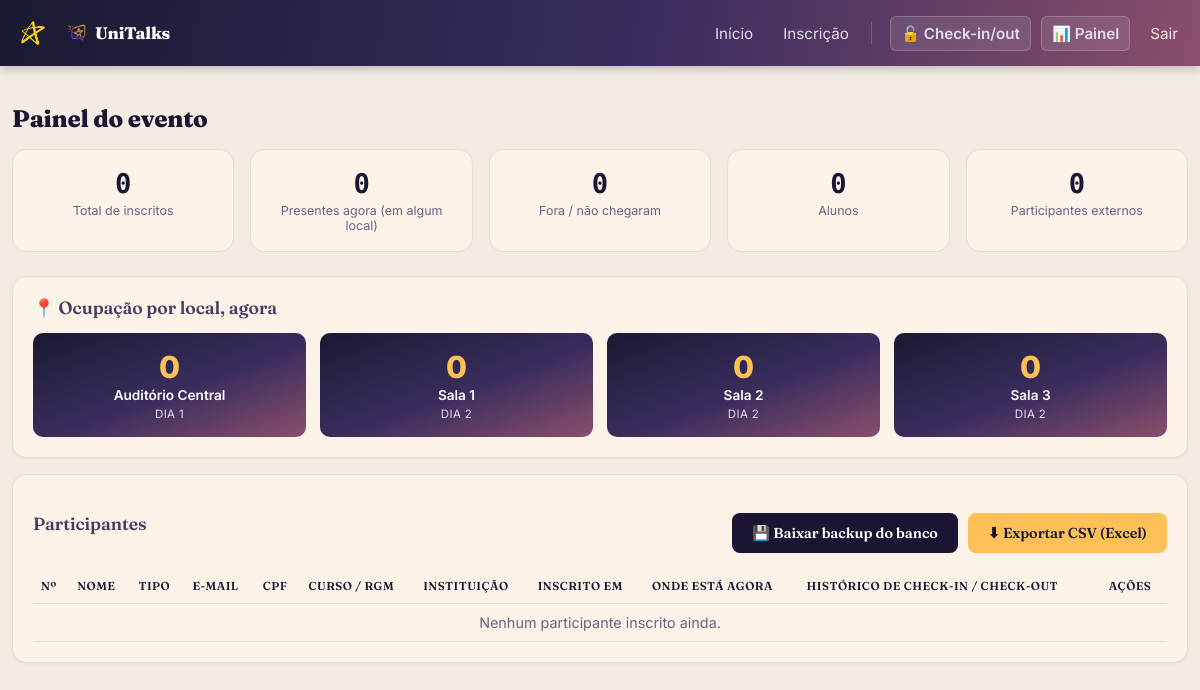
The app's page /painel (signed in), older data.
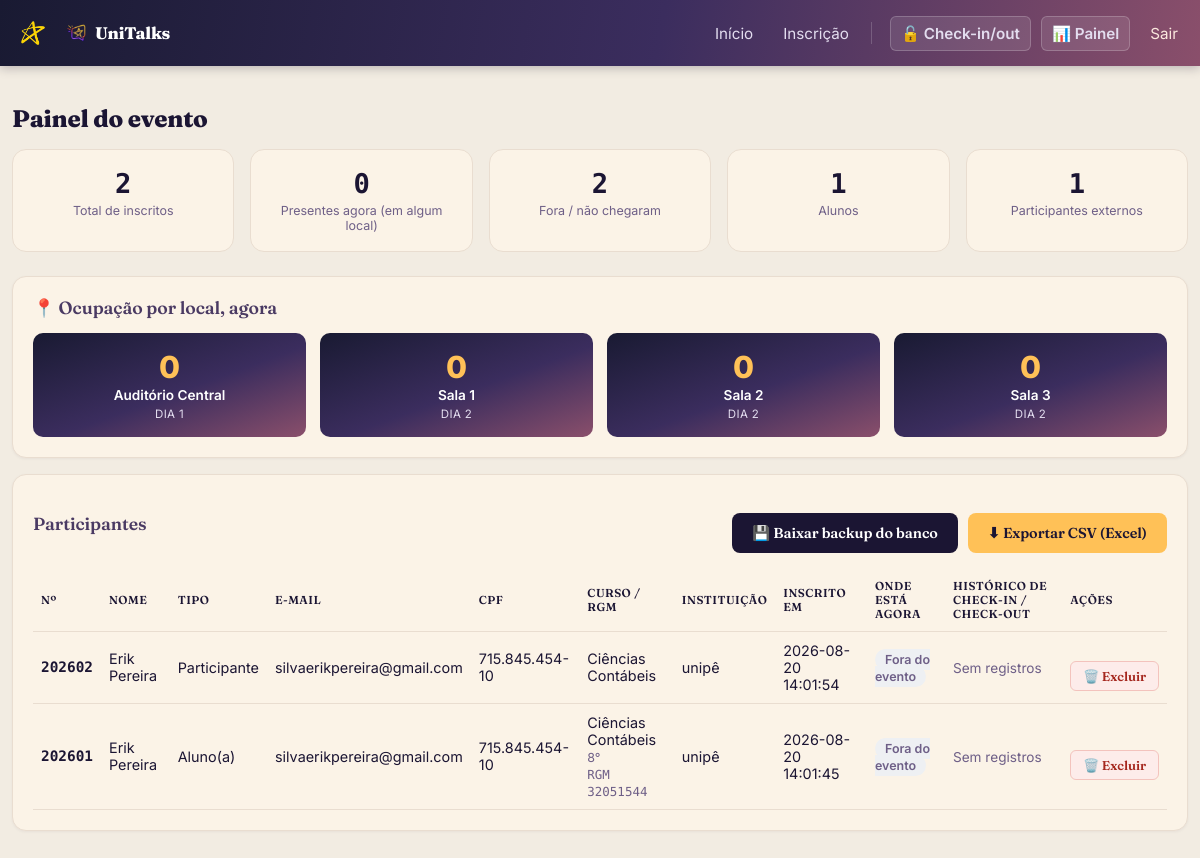
The same page, newer data.
### tables this page shows
CREATE TABLE participantes (
            id INTEGER PRIMARY KEY AUTOINCREMENT,
            nome TEXT NOT NULL,
            tipo TEXT,
            email TEXT,
            formacao TEXT,
            instituicao TEXT,
            cpf TEXT,
            empresa TEXT,
            numero_inscricao INTEGER UNIQUE,
            token TEXT UNIQUE NOT NULL,
            criado_em TEXT NOT NULL
        , curso TEXT, periodo TEXT, rgm TEXT);

### app.py (the view)
@app.route("/painel")
@admin_required
def painel():
    db = get_db()
    participantes = db.execute(
        "SELECT * FROM participantes ORDER BY criado_em DESC"
    ).fetchall()
    lista = []
    dentro_agora = 0
    presentes_por_local = {chave: 0 for chave in LOCAIS}
    for p in participantes:
        eventos = db.execute(
            "SELECT tipo, horario, local FROM eventos_acesso WHERE participante_id = ? "
            "ORDER BY horario ASC",
            (p["id"],),
        ).fetchall()
        visitas = montar_visitas(eventos)
        visita_aberta = next((v for v in reversed(visitas) if v["em_andamento"]), None)
        if visita_aberta:
            dentro_agora += 1
            if visita_aberta["local"] in presentes_por_local:
                presentes_por_local[visita_aberta["local"]] += 1
        ultima_entrada = visitas[-1]["entrada"] if visitas else None
        ultima_saida = next((v["saida"] for v in reversed(visitas) if v["saida"]), None)
        lista.append(
            {
                "p": p,
                "visitas": visitas,
                "local_atual": visita_aberta["local_label"] if visita_aberta else None,
                "ultima_entrada": ultima_entrada,
                "ultima_saida": ultima_saida,
            }
        )
    total = len(participantes)
    total_alunos = sum(1 for p in participantes if p["tipo"] == "aluno")
    total_participantes = sum(1 for p in participantes if p["tipo"] == "participante")
    return render_template(
        "painel.html",
        lista=lista,
        total=total,
        dentro_agora=dentro_agora,
        presentes_por_local=presentes_por_local,
        locais=LOCAIS,
        total_alunos=total_alunos,
        total_participantes=total_participantes,
    )

### app.py (called while the page is built, shortened)
@app.context_processor
def util_static_versionado():
    def static_v(filename):
        caminho = os.path.join(app.static_folder, filename)
        try:
            versao = int(os.path.getmtime(caminho))
        except OSError:
            versao = 0
        return url_for("static", filename=filename, v=versao)
    return {"static_v": static_v}

def admin_required(f):
    @wraps(f)
    def decorada(*args, **kwargs):
        if not session.get("autenticado"):
            if request.path.startswith("/api/"):
                return jsonify({"ok": False, "mensagem": "Sessão expirada. Faça login novamente."}), 401
            return redirect(url_for("login", proximo=request.path))
        if session.get("nivel") != "admin":
            flash("Essa área é restrita ao administrador.", "erro")
            return redirect(url_for("scanner"))
        return f(*args, **kwargs)
    return decorada

def get_db():
    if "db" not in g:
        g.db = sqlite3.connect(DB_PATH, timeout=10)
        g.db.row_factory = sqlite3.Row
        g.db.execute("PRAGMA foreign_keys = ON")
        g.db.execute("PRAGMA journal_mode = WAL")
        g.db.execute("PRAGMA busy_timeout = 10000")
    return g.db

def montar_visitas(eventos):
    por_local = {}
    for ev in eventos:
        chave = ev["local"] or "outro"
        por_local.setdefault(chave, []).append(ev)
    visitas = []
    for v in visitas:
        v["local_label"] = LOCAIS.get(v["local"], {}).get("label", "Não informado")
        v["duracao"] = formatar_duracao(v["entrada"], v["saida"])
    visitas.sort(key=lambda v: v["entrada"])
    return visitas

### templates/painel.html (shortened to what this page needs)
{% extends "base.html" %}
{% block content %}
<h1>Painel do evento</h1>
<div class="kpis">
  <div class="kpi">
    <div class="num">{{ total }}</div>
    <div class="label">Total de inscritos</div>
  </div>
  <div class="kpi">
    <div class="num">{{ dentro_agora }}</div>
    <div class="label">Presentes agora (em algum local)</div>
  </div>
  <div class="kpi">
    <div class="num">{{ total - dentro_agora }}</div>
    <div class="label">Fora / não chegaram</div>
  </div>
  <div class="kpi">
    <div class="num">{{ total_alunos }}</div>
    <div class="label">Alunos</div>
  </div>
  <div class="kpi">
    <div class="num">{{ total_participantes }}</div>
    <div class="label">Participantes externos</div>
  </div>
</div>
<div class="card">
  <h2 style="margin-top:0;">📍 Ocupação por local, agora</h2>
  <div class="ocupacao-grid">
    {% for chave, info in locais.items() %}
      <div class="ocupacao-item">
        <div class="ocupacao-num">{{ presentes_por_local.get(chave, 0) }}</div>
        <div class="ocupacao-label">{{ info.label }}</div>
        <div class="ocupacao-dia">Dia {{ info.dia }}</div>
      </div>
    {% endfor %}
  </div>
</div>
<div class="card">
  <div style="display:flex; justify-content:space-between; align-items:center; flex-wrap:wrap; gap:10px;">
    <h2 style="margin:0;">Participantes</h2>
    <div style="display:flex; gap:10px; flex-wrap:wrap;">
      <a class="btn navy" href="{{ url_for('admin_backup') }}">💾 Baixar backup do banco</a>
      <a class="btn orange" href="{{ url_for('exportar') }}">⬇ Exportar CSV (Excel)</a>
    </div>
  </div>
  <div class="tabela-scroll">
  <table style="margin-top:16px;">
    <thead>
      <tr>
        <th>Nº</th>
        <th>Nome</th>
        <th>Tipo</th>
        <th>E-mail</th>
        <th>CPF</th>
        <th>Curso / RGM</th>
        <th>Instituição</th>
        <th>Inscrito em</th>
        <th>Onde está agora</th>
        <th>Histórico de check-in / check-out</th>
        <th>Ações</th>
      </tr>
    </thead>
    <tbody>
      {% for item in lista %}
        {% set p = item.p %}
        <tr>
          <td style="font-family: var(--fonte-mono); font-weight: 700;">{{ p['numero_inscricao'] or '-' }}</td>
          <td>{{ p['nome'] }}</td>
          <td>{{ 'Aluno(a)' if p['tipo'] == 'aluno' else ('Participante' if p['tipo'] == 'participante' else '-') }}</td>
          <td>{{ p['email'] or '-' }}</td>
          <td>{{ p['cpf'] or '-' }}</td>
          <td>
            {% if p['tipo'] == 'aluno' %}
              {{ p['curso'] or '-' }}
              {% if p['periodo'] %}<br><span style="color:var(--muted); font-size:0.78rem;">{{ p['periodo'] }}</span>{% endif %}
              {% if p['rgm'] %}<br><span style="color:var(--muted); font-size:0.78rem; font-family:var(--fonte-mono);">RGM {{ p['rgm'] }}</span>{% endif %}
            {% else %}
              {{ p['formacao'] or '-' }}
            {% endif %}
          </td>
          <td>{{ p['instituicao'] or '-' }}</td>
          <td>{{ p['criado_em'].replace('T', ' ') if p['criado_em'] else '-' }}</td>
          <td>
            {% if item.local_atual %}
              <span class="badge badge-entrada">Em {{ item.local_atual }}</span>
            {% else %}
              <span class="badge badge-none">Fora do evento</span>
            {% endif %}
          </td>
          <td>
            {% if item.visitas %}
              <details>
                <summary style="cursor:pointer; color:var(--navy); font-weight:600; font-size:0.85rem;">
                  {{ item.visitas|length }} visita(s) — ver detalhes
                </summary>
                <table class="tabela-visitas">
                  <thead>
                    <tr>
                      <th>Local</th>
                      <th>Entrada</th>
                      <th>Saída</th>
                      <th>Estadia</th>
                    </tr>
                  </thead>
                  <tbody>
                    {% for v in item.visitas %}
                      <tr>
                        <td>{{ v.local_label }}</td>
                        <td>{{ v.entrada.replace('T', ' ') }}</td>
                        <td>
                          {% if v.saida %}
                            {{ v.saida.replace('T', ' ') }}
                          {% else %}
                            <span class="badge badge-entrada">Ainda dentro</span>
                          {% endif %}
                        </td>
                        <td>{{ v.duracao }}</td>
                      </tr>
                    {% endfor %}
                  </tbody>
                </table>
              </details>
            {% else %}
              <span style="color:var(--muted); font-size:0.85rem;">Sem registros</span>
            {% endif %}
          </td>
          <td>
            <form method="post" action="{{ url_for('admin_excluir_participante', participante_id=p['id']) }}"
                  onsubmit="return confirm('Excluir a inscrição de ' + {{ p['nome']|tojson }} + ' e todos os check-ins dela? Essa ação não pode ser desfeita.');">
              <button type="submit" class="btn-excluir" title="Excluir esta inscrição">🗑️ Excluir</button>
            </form>
          </td>
        </tr>
      {% else %}
        <tr><td colspan="11" style="color:var(--muted); text-align:center;">Nenhum participante inscrito ainda.</td></tr>
      {% endfor %}
    </tbody>
  </table>
  </div>
</div>
{% endblock %}

### templates/base.html (shortened to what this page needs)
<!doctype html>
<html lang="pt-br">
<head>
  <link rel="stylesheet" href="{{ static_v('css/style.css') }}">
</head>
<body>
  <header class="topbar">
    <div class="topbar-inner">
      <div class="topbar-marca">
        <img src="{{ static_v('img/logo_unipe_estrela.png') }}" alt="UNIPÊ" class="topbar-logo-unipe" width="160" height="160" id="logo-unipe-toque">
        <a href="{{ url_for('home') }}" class="brand">
          <img src="{{ static_v('img/icone_unitalks.png') }}" alt="" class="brand-icone" width="129" height="160">
          UniTalks
        </a>
      </div>
      <nav>
        <a href="{{ url_for('home') }}" class="nav-link">Início</a>
        <a href="{{ url_for('inscricao') }}" class="nav-link">Inscrição</a>
        {% if session.get('autenticado') %}
          <a href="{{ url_for('scanner') }}" class="nav-link nav-equipe-ativo">🔓 Check-in/out</a>
          {% if session.get('nivel') == 'admin' %}
            <a href="{{ url_for('painel') }}" class="nav-link nav-equipe-ativo">📊 Painel</a>
          {% endif %}
          <a href="{{ url_for('logout') }}" class="nav-link nav-sair">Sair</a>
        {% else %}
          <span class="nav-divisor"></span>
          <a href="{{ url_for('login') }}" class="nav-link nav-equipe-login">🔒 Área da Equipe</a>
        {% endif %}
      </nav>
    </div>
  </header>
  <main class="container">
    {% block content %}{% endblock %}
  </main>
</body>
</html>

### static/css/style.css (style rules this page uses)
:root { --bg-deep: #191a32; --bg-dusk: #3b2d5e; --bg-dawn: #8a4f6b; --navy: #1b1533; --navy-light: #4a3a63; --green: #1b8a5a; --orange: #ffc157; --magenta: #ff6b4a; --bg: #f2ece2; --card: #fbf3e7; --text: #1b1533; --muted: #6e5f87; --border: #e9ddd0; --fonte-titulo: 'Fraunces', Georgia, serif; --fonte-corpo: 'Inter', 'Segoe UI', Arial, sans-serif; --fonte-mono: 'Space Mono', 'Courier New', monospace; }
* { box-sizing: border-box; }
html { scroll-behavior: smooth; }
body { margin: 0; font-family: var(--fonte-corpo); background: var(--bg); color: var(--text); }
.topbar { background: linear-gradient(100deg, var(--bg-deep) 0%, var(--bg-dusk) 55%, var(--bg-dawn) 100%); color: white; box-shadow: 0 2px 10px rgba(15, 5, 30, 0.25); }
.topbar-inner { width: 98%; max-width: 1800px; margin: 0 auto; padding: 12px 0; display: flex; justify-content: space-between; align-items: center; flex-wrap: wrap; gap: 10px; }
.brand { color: white; font-family: var(--fonte-titulo); font-weight: 800; text-decoration: none; font-size: 1.05rem; letter-spacing: -0.01em; display: inline-flex; align-items: center; gap: 8px; }
.brand-icone { height: 26px; width: auto; }
.topbar-marca { display: flex; align-items: center; gap: 12px; }
.topbar-logo-unipe { height: 42px; width: auto; cursor: pointer; }
.topbar nav { display: flex; align-items: center; flex-wrap: wrap; gap: 4px; }
.topbar nav .nav-link { color: #e3ddef; text-decoration: none; margin-left: 6px; padding: 7px 10px; border-radius: 6px; font-size: 0.95rem; transition: background 0.15s, color 0.15s; }
.nav-equipe-ativo { background: rgba(255, 255, 255, 0.1); border: 1px solid rgba(255, 255, 255, 0.2); font-weight: 600; }
.nav-sair { color: #fbe8de !important; font-size: 0.85rem; }
.container { width: 98%; max-width: 1800px; margin: 0 auto; padding: 22px 0 44px; }
.card { background: var(--card); border: 1px solid var(--border); border-radius: 14px; padding: 20px; margin-bottom: 16px; box-shadow: 0 1px 3px rgba(30, 16, 51, 0.05); }
h1 { color: var(--navy); font-family: var(--fonte-titulo); font-weight: 800; font-size: 1.5rem; letter-spacing: -0.01em; }
h2 { color: var(--navy-light); font-family: var(--fonte-titulo); font-weight: 600; font-size: 1.1rem; letter-spacing: -0.005em; }
button, .btn { display: inline-block; background: linear-gradient(90deg, #ffc157, #ff6b4a); color: var(--navy); border: none; padding: 11px 20px; border-radius: 8px; font-family: var(--fonte-titulo); font-weight: 600; font-size: 0.9rem; letter-spacing: -0.005em; cursor: pointer; text-decoration: none; margin-top: 18px; transition: filter 0.15s; }
button.orange, .btn.orange { background: var(--orange); color: var(--navy); }
button.navy, .btn.navy { background: var(--navy); color: white; }
table { width: 100%; border-collapse: collapse; font-size: 0.9rem; }
th, td { text-align: left; padding: 10px 8px; border-bottom: 1px solid var(--border); }
th { color: var(--navy); font-family: var(--fonte-titulo); font-size: 0.72rem; font-weight: 600; text-transform: uppercase; letter-spacing: .04em; }
.badge { padding: 3px 10px; border-radius: 12px; font-size: 0.78rem; font-weight: 600; }
.badge-none { background: #eef0f3; color: var(--muted); }
.kpis { display: flex; gap: 16px; margin-bottom: 24px; flex-wrap: wrap; }
.kpi { flex: 1; min-width: 160px; background: var(--card); border: 1px solid var(--border); border-radius: 14px; padding: 18px; text-align: center; }
.kpi .num { font-family: var(--fonte-mono); font-size: 1.7rem; font-weight: 700; color: var(--navy); }
.kpi .label { font-size: 0.78rem; color: var(--muted); margin-top: 4px; }
.ocupacao-grid { display: flex; gap: 14px; flex-wrap: wrap; }
.ocupacao-item { flex: 1; min-width: 140px; background: linear-gradient(160deg, var(--bg-deep) 0%, var(--bg-dusk) 55%, var(--bg-dawn) 100%); border-radius: 10px; padding: 16px; text-align: center; color: white; }
.ocupacao-num { font-size: 1.9rem; font-weight: 800; color: #ffc157; }
.ocupacao-label { font-size: 0.85rem; font-weight: 600; margin-top: 2px; }
.ocupacao-dia { font-size: 0.72rem; color: #e3ddef; margin-top: 4px; text-transform: uppercase; letter-spacing: .03em; }
.tabela-scroll { overflow-x: auto; -webkit-overflow-scrolling: touch; }
.tabela-scroll > table { min-width: 900px; }
.btn-excluir { background: #fdecea; color: #a5271e; border: 1px solid #f3c3bd; padding: 6px 12px; border-radius: 6px; font-size: 0.8rem; font-weight: 600; cursor: pointer; white-space: nowrap; transition: background 0.15s; }

Row changes from the older to the newer data that the page shows:
added participantes: numero_inscricao "202602", nome "Erik Pereira", tipo "Participante", email "silvaerikpereira@gmail.com", cpf "715.845.454-10", formacao "Ciências Contábeis", instituicao "unipê", criado_em "2026-08-20 14:01:54"
added participantes: numero_inscricao "202601", nome "Erik Pereira", tipo "Aluno(a)", email "silvaerikpereira@gmail.com", cpf "715.845.454-10", curso "Ciências Contábeis", periodo "8°", rgm "32051544", instituicao "unipê", criado_em "2026-08-20 14:01:45"
Text that changed along with them:
{{ total }}: "0" → "2"
{{ total - dentro_agora }}: "0" → "2"
{{ total_alunos }}: "0" → "1"
{{ total_participantes }}: "0" → "1"
new list line: "Fora do evento Sem registros 🗑️ Excluir"
new list line: "RGM Fora do evento Sem registros 🗑️ Excluir"
text no longer shown: "Nenhum participante inscrito ainda."
